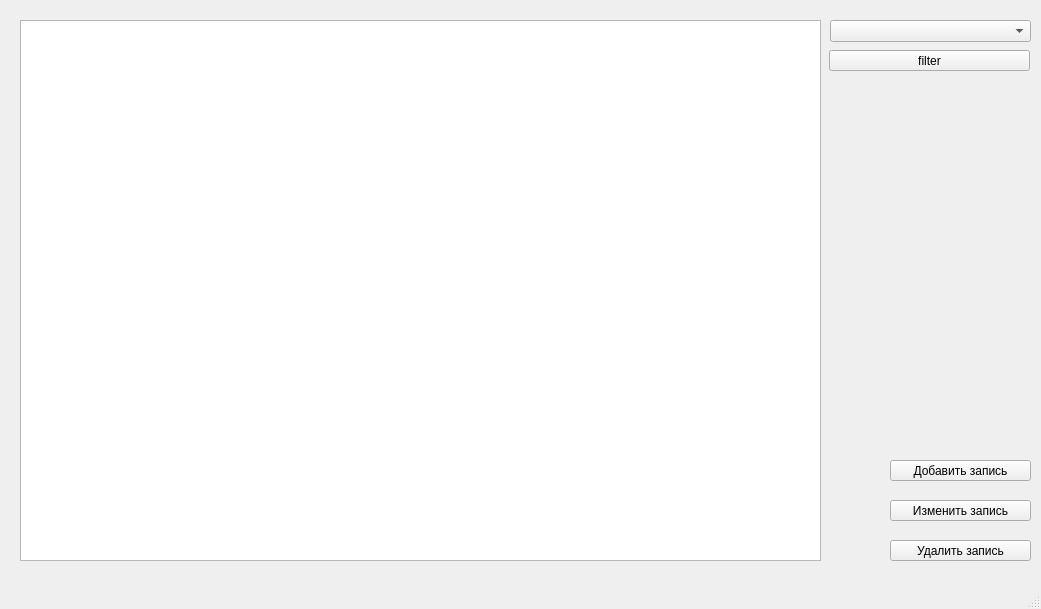
<?xml version="1.0" encoding="UTF-8"?>
<ui version="4.0">
 <class>MainWindow</class>
 <widget class="QMainWindow" name="MainWindow">
  <property name="geometry">
   <rect>
    <x>0</x>
    <y>0</y>
    <width>1041</width>
    <height>609</height>
   </rect>
  </property>
  <property name="windowTitle">
   <string>MainWindow</string>
  </property>
  <widget class="QWidget" name="centralwidget">
   <widget class="QTableView" name="tableView">
    <property name="geometry">
     <rect>
      <x>20</x>
      <y>20</y>
      <width>801</width>
      <height>541</height>
     </rect>
    </property>
    <property name="sortingEnabled">
     <bool>false</bool>
    </property>
    <attribute name="horizontalHeaderCascadingSectionResizes">
     <bool>false</bool>
    </attribute>
    <attribute name="verticalHeaderVisible">
     <bool>false</bool>
    </attribute>
   </widget>
   <widget class="QComboBox" name="tableChoose">
    <property name="geometry">
     <rect>
      <x>830</x>
      <y>20</y>
      <width>201</width>
      <height>22</height>
     </rect>
    </property>
    <property name="placeholderText">
     <string>Выберите таблицу</string>
    </property>
    <item>
     <property name="text">
      <string>Общая форма</string>
     </property>
    </item>
    <item>
     <property name="text">
      <string>Таблица сотрудников</string>
     </property>
    </item>
    <item>
     <property name="text">
      <string>Информация о сотрудниках</string>
     </property>
    </item>
    <item>
     <property name="text">
      <string>Выплаты сотрудникам</string>
     </property>
    </item>
    <item>
     <property name="text">
      <string>Отделы предприятия</string>
     </property>
    </item>
    <item>
     <property name="text">
      <string>Специальности</string>
     </property>
    </item>
   </widget>
   <widget class="QPushButton" name="buttonUpdate">
    <property name="geometry">
     <rect>
      <x>890</x>
      <y>500</y>
      <width>141</width>
      <height>21</height>
     </rect>
    </property>
    <property name="text">
     <string>Изменить запись</string>
    </property>
   </widget>
   <widget class="QPushButton" name="buttonInsert">
    <property name="geometry">
     <rect>
      <x>890</x>
      <y>460</y>
      <width>141</width>
      <height>21</height>
     </rect>
    </property>
    <property name="text">
     <string>Добавить запись</string>
    </property>
   </widget>
   <widget class="QPushButton" name="buttonDelete">
    <property name="geometry">
     <rect>
      <x>890</x>
      <y>540</y>
      <width>141</width>
      <height>21</height>
     </rect>
    </property>
    <property name="text">
     <string>Удалить запись</string>
    </property>
   </widget>
   <widget class="QPushButton" name="filterButton">
    <property name="geometry">
     <rect>
      <x>829</x>
      <y>50</y>
      <width>201</width>
      <height>21</height>
     </rect>
    </property>
    <property name="text">
     <string>filter</string>
    </property>
   </widget>
  </widget>
  <widget class="QMenuBar" name="menubar">
   <property name="geometry">
    <rect>
     <x>0</x>
     <y>0</y>
     <width>1041</width>
     <height>20</height>
    </rect>
   </property>
  </widget>
  <widget class="QStatusBar" name="statusbar"/>
  <action name="actionconnect_to_database">
   <property name="text">
    <string>connect to database</string>
   </property>
  </action>
 </widget>
 <resources/>
 <connections/>
</ui>
